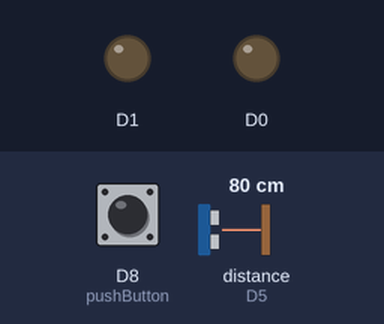
Recording of a sketch running on a simulated ESP8266 (NodeMCU). On the bench: output pins drawn as LEDs (lit = HIGH). Inputs (shaded band) come from the test bench; at power-on: D8 (pushButton) HIGH, distance to the obstacle (sensor on D5) 80 cm. The echo pulse lasts 58.3 µs per cm; WiFi joins after 1.5 s; servers stay silent unless stated; uploads are accepted with an empty reply; pins used as bus, display or sensor lines are not drawn; what the sketch prints to the serial monitor is not drawn.

Above: at 3.2 s.
3.3 s: D8 (pushButton) pulled LOW for 0.15 s
At 3.9 s:
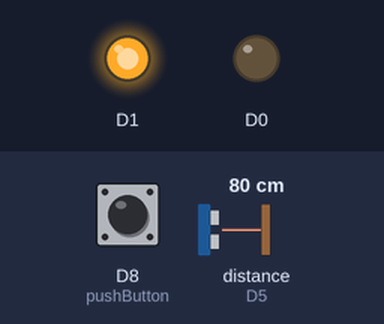
6.0 s: D8 (pushButton) pulled LOW for 3.2 s
At 11.0 s:
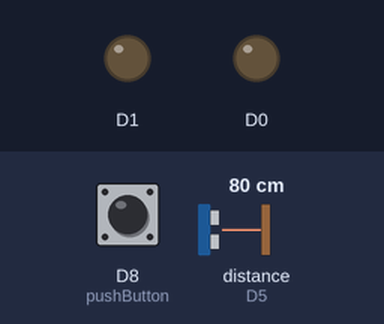
Timing chart, 0 to 12.5 s (numbered marks = the images above; inputs shaded):
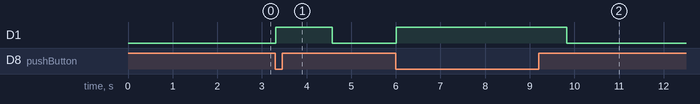

The sketch:

whaterlogged.ino
```cpp
#include <ESP8266WiFi.h>
#include <WiFiClientSecure.h>
#define TRIG_PIN D4  // Pin connected to the TRIG pin of the ultrasonic sensor
#define ECHO_PIN D5

const char* ssid = "pass : FFH"; //--> Your wifi name or SSID.
const char* password = "11111111"; //--> Your wifi password.
#define ON_Board_LED 2

//----------------------------------------Host & httpsPort
const char* host = "script.google.com";
const int httpsPort = 443;
#define pushButton D8
//----------------------------------------

WiFiClientSecure client; //--> Create a WiFiClientSecure object.

String GAS_ID = "AKfycbwdXRW0xf1ZTwLK0yZqFenbyv2DxCvr1PSNTjet38Hzb_N_W0XyeuOxPxBJfRnG6zeYCw"; //--> spreadsheet script ID
//https://script.google.com/macros/s/AKfycbyHyNrqt44cHPsrncU5doKCupRV-ALXKIqQ9MaikU1WEv7BoQJDDi_hjyblqBHeUf-U7A/exec
//https://script.google.com/macros/s/AKfycbwdXRW0xf1ZTwLK0yZqFenbyv2DxCvr1PSNTjet38Hzb_N_W0XyeuOxPxBJfRnG6zeYCw/exec
void setup() {
  // put your setup code here, to run once:
  Serial.begin(115200);
  pinMode(TRIG_PIN, OUTPUT);
  pinMode(ECHO_PIN, INPUT);
  pinMode(pushButton, INPUT);
  pinMode(D0, OUTPUT);
  pinMode(D1, OUTPUT);
  delay(500);
  WiFi.begin(ssid, password); //--> Connect to your WiFi router
  Serial.println("");
  //----------------------------------------Wait for connection
  Serial.print("Connecting");
  while (WiFi.status() != WL_CONNECTED) {
    Serial.print(".");
    //----------------------------------------Make the On Board Flashing LED on the process of connecting to the wifi router.
    digitalWrite(ON_Board_LED, LOW);
    delay(250);
    digitalWrite(ON_Board_LED, HIGH);
    delay(250);
    //----------------------------------------
  }
  //----------------------------------------
  digitalWrite(ON_Board_LED, HIGH); //--> Turn off the On Board LED when it is connected to the wifi router.
  Serial.println("");
  Serial.print("Successfully connected to : ");
  Serial.println(ssid);
  Serial.print("IP address: ");
  Serial.println(WiFi.localIP());
  Serial.println();
  //----------------------------------------

  client.setInsecure();
}

void loop() {
  int buttonState = digitalRead(pushButton);
  if(buttonState == 0)
  {
  long duration, distance;
  digitalWrite(TRIG_PIN, LOW);
  delayMicroseconds(2);
  digitalWrite(TRIG_PIN, HIGH);
  delayMicroseconds(10);
  digitalWrite(TRIG_PIN, LOW);
  duration = pulseIn(ECHO_PIN, HIGH);
  distance = (duration * 0.0343) / 2;
  Serial.print("Distance: ");
  Serial.print(distance);
  Serial.println(" cm");
  if(distance <= 30)
  {
    digitalWrite(D0,HIGH);
    digitalWrite(D1,LOW);
  }
  else
  {
    digitalWrite(D0,LOW);
    digitalWrite(D1,HIGH);
  }
  sendData(distance); //--> Calls the sendData Subroutine
}
else{digitalWrite(D0,LOW);
    digitalWrite(D1,LOW);}
}
// Subroutine for sending data to Google Sheets
void sendData(int distance) {
  Serial.println("==========");
  Serial.print("connecting to ");
  Serial.println(host);

  //----------------------------------------Connect to Google host
  if (!client.connect(host, httpsPort)) {
    Serial.println("connection failed");
    return;
  }
  //----------------------------------------

  //----------------------------------------Processing data and sending data

  String url = "/macros/s/" + GAS_ID + "/exec?temperature=" + (String)distance;
  Serial.print("requesting URL: ");
  Serial.println(url);

  client.print(String("GET ") + url + " HTTP/1.1\r\n" +
         "Host: " + host + "\r\n" +
         "User-Agent: BuildFailureDetectorESP8266\r\n" +
         "Connection: close\r\n\r\n");

  Serial.println("request sent");
  //----------------------------------------

  //----------------------------------------Checking whether the data was sent successfully or not
  while (client.connected()) {
    String line = client.readStringUntil('\n');
    if (line == "\r") {
      Serial.println("headers received");
      break;
    }
  }
  String line = client.readStringUntil('\n');
  if (line.startsWith("{\"state\":\"success\"")) {
    Serial.println("esp8266/Arduino CI successfull!");
  } else {
    Serial.println("esp8266/Arduino CI has failed");
  }
  Serial.print("reply was : ");
  Serial.println(line);
  Serial.println("closing connection");
  Serial.println("==========");
  Serial.println();
  //----------------------------------------
}

/*
function doGet(e) {
Logger.log( JSON.stringify(e) );
var result = 'Ok';
if (e.parameter == 'undefined') {
result = 'No Parameters';
}
else {
var sheet_id = '1eRGdUS3ytQ27gRKq_QH8eiJaNSG3im1kBDcn1GMDgVs'; // Spreadsheet ID
var sheet = SpreadsheetApp.openById(sheet_id).getActiveSheet();
var newRow = sheet.getLastRow() + 1;
var rowData = [];

var Curr_Date = new Date();
rowData[0] = Curr_Date; // Date in column A
var Curr_Time = Utilities.formatDate(Curr_Date,"Asia/Kolkata", 'HH:mm:ss');


rowData[1] = Curr_Time; // Time in column B
for (var param in e.parameter) {
Logger.log('In for loop, param=' + param);
var value = stripQuotes(e.parameter[param]);
Logger.log(param + ':' + e.parameter[param]);
switch (param) {
case 'temperature':
rowData[2] = value; // Temperature in column C
result = 'Temperature Written on column C';
break;
case 'humidity':
rowData[3] = value; // Humidity in column D
result += ' ,Humidity Written on column D';
break;
default:
result = "unsupported parameter";
}
}
Logger.log(JSON.stringify(rowData));
var newRange = sheet.getRange(newRow, 1, 1, rowData.length);
newRange.setValues([rowData]);
}
return ContentService.createTextOutput(result);
}
function stripQuotes( value ) {
return value.replace(/^["']|['"]$/g, "");
}

*/
```

Measured:
- after the input at 3.3 s, D1: LOW → HIGH at once, → LOW 1.3 s later
- after the input at 6.0 s, D1: LOW → HIGH at once, → LOW 3.8 s later
